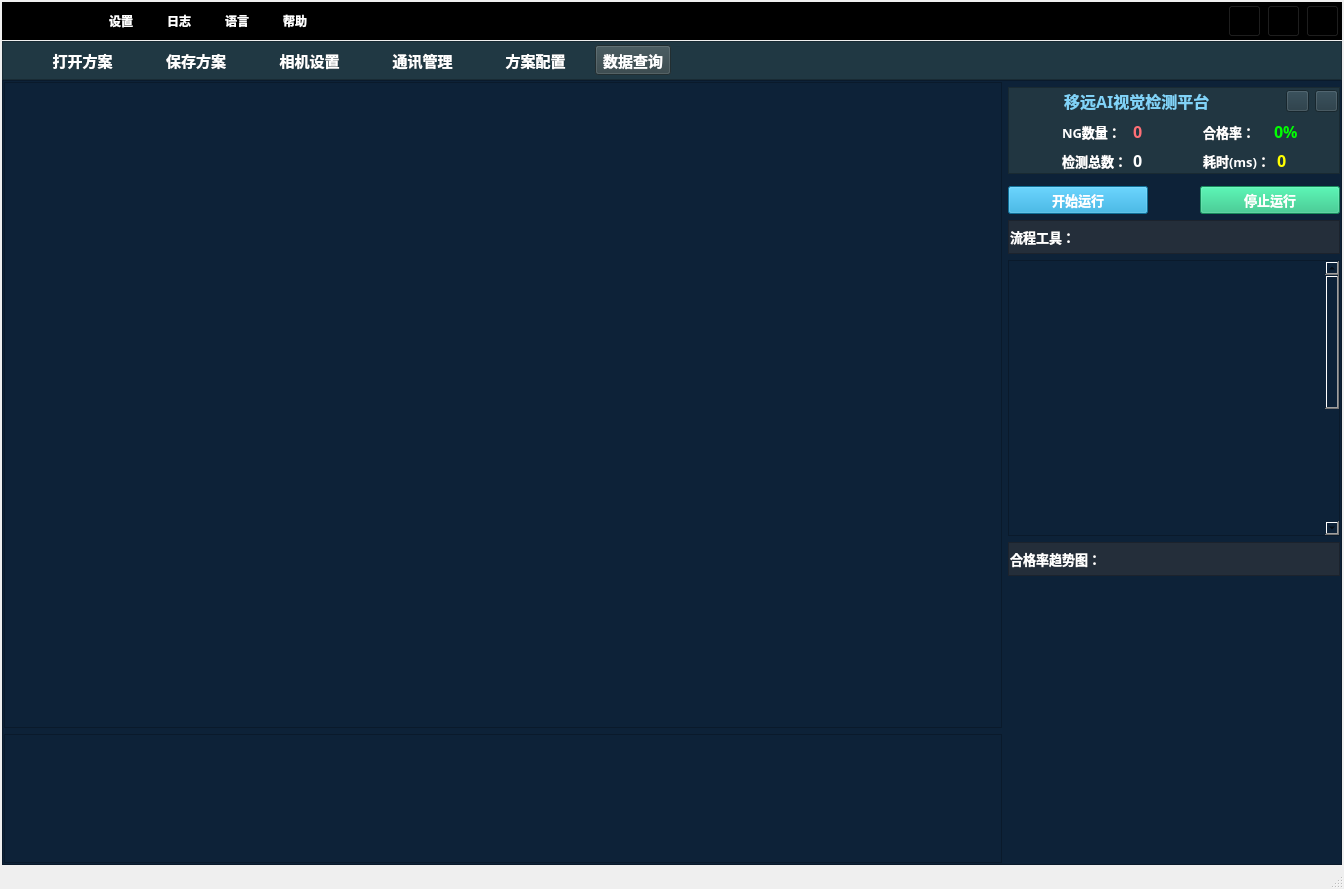
<?xml version="1.0" encoding="UTF-8"?>
<ui version="4.0">
 <class>QtToolTestClass</class>
 <widget class="QMainWindow" name="QtToolTestClass">
  <property name="geometry">
   <rect>
    <x>0</x>
    <y>0</y>
    <width>1344</width>
    <height>889</height>
   </rect>
  </property>
  <property name="windowTitle">
   <string>QtToolTest</string>
  </property>
  <widget class="QWidget" name="centralWidget">
   <layout class="QGridLayout" name="gridLayout_3">
    <property name="leftMargin">
     <number>2</number>
    </property>
    <property name="topMargin">
     <number>2</number>
    </property>
    <property name="rightMargin">
     <number>2</number>
    </property>
    <property name="bottomMargin">
     <number>2</number>
    </property>
    <property name="spacing">
     <number>2</number>
    </property>
    <item row="0" column="0">
     <layout class="QVBoxLayout" name="verticalLayout_13" stretch="1,10">
      <property name="spacing">
       <number>0</number>
      </property>
      <item>
       <layout class="QVBoxLayout" name="verticalLayout_12" stretch="1,2">
        <property name="spacing">
         <number>1</number>
        </property>
        <item>
         <widget class="QFrame" name="frame_3">
          <property name="styleSheet">
           <string notr="true">background-color: rgb(0, 0, 0);</string>
          </property>
          <property name="frameShape">
           <enum>QFrame::StyledPanel</enum>
          </property>
          <property name="frameShadow">
           <enum>QFrame::Raised</enum>
          </property>
          <layout class="QGridLayout" name="gridLayout">
           <property name="leftMargin">
            <number>2</number>
           </property>
           <property name="topMargin">
            <number>2</number>
           </property>
           <property name="rightMargin">
            <number>2</number>
           </property>
           <property name="bottomMargin">
            <number>2</number>
           </property>
           <property name="spacing">
            <number>2</number>
           </property>
           <item row="0" column="0">
            <layout class="QHBoxLayout" name="horizontalLayout_18" stretch="1,1,2,20,1">
             <item>
              <layout class="QHBoxLayout" name="horizontalLayout_17" stretch="1,10">
               <item>
                <widget class="QLabel" name="label_10">
                 <property name="sizePolicy">
                  <sizepolicy hsizetype="Expanding" vsizetype="Expanding">
                   <horstretch>0</horstretch>
                   <verstretch>0</verstretch>
                  </sizepolicy>
                 </property>
                 <property name="maximumSize">
                  <size>
                   <width>100</width>
                   <height>30</height>
                  </size>
                 </property>
                 <property name="text">
                  <string/>
                 </property>
                 <property name="pixmap">
                  <pixmap>../../../robert/MatchTest/Resources/Quectel LOGO-20220215.png</pixmap>
                 </property>
                 <property name="scaledContents">
                  <bool>true</bool>
                 </property>
                </widget>
               </item>
               <item>
                <spacer name="horizontalSpacer_6">
                 <property name="orientation">
                  <enum>Qt::Horizontal</enum>
                 </property>
                 <property name="sizeHint" stdset="0">
                  <size>
                   <width>638</width>
                   <height>20</height>
                  </size>
                 </property>
                </spacer>
               </item>
              </layout>
             </item>
             <item>
              <spacer name="horizontalSpacer_4">
               <property name="orientation">
                <enum>Qt::Horizontal</enum>
               </property>
               <property name="sizeHint" stdset="0">
                <size>
                 <width>40</width>
                 <height>20</height>
                </size>
               </property>
              </spacer>
             </item>
             <item>
              <layout class="QHBoxLayout" name="horizontalLayout_28" stretch="1,1,1,1">
               <property name="spacing">
                <number>20</number>
               </property>
               <item>
                <widget class="QToolButton" name="toolButton_4">
                 <property name="font">
                  <font>
                   <family>微软雅黑</family>
                   <weight>75</weight>
                   <bold>true</bold>
                  </font>
                 </property>
                 <property name="layoutDirection">
                  <enum>Qt::LeftToRight</enum>
                 </property>
                 <property name="styleSheet">
                  <string notr="true">color: rgb(255, 255, 255);
background-color: rgb(0, 0, 0);</string>
                 </property>
                 <property name="text">
                  <string>设置</string>
                 </property>
                 <property name="toolButtonStyle">
                  <enum>Qt::ToolButtonTextOnly</enum>
                 </property>
                 <property name="autoRaise">
                  <bool>true</bool>
                 </property>
                </widget>
               </item>
               <item>
                <widget class="QToolButton" name="toolButton_5">
                 <property name="font">
                  <font>
                   <family>微软雅黑</family>
                   <weight>75</weight>
                   <bold>true</bold>
                  </font>
                 </property>
                 <property name="layoutDirection">
                  <enum>Qt::LeftToRight</enum>
                 </property>
                 <property name="styleSheet">
                  <string notr="true">color: rgb(255, 255, 255);
background-color: rgb(0, 0, 0);</string>
                 </property>
                 <property name="text">
                  <string>日志</string>
                 </property>
                 <property name="toolButtonStyle">
                  <enum>Qt::ToolButtonTextOnly</enum>
                 </property>
                 <property name="autoRaise">
                  <bool>true</bool>
                 </property>
                </widget>
               </item>
               <item>
                <widget class="QToolButton" name="toolButton_6">
                 <property name="font">
                  <font>
                   <family>微软雅黑</family>
                   <weight>75</weight>
                   <bold>true</bold>
                  </font>
                 </property>
                 <property name="layoutDirection">
                  <enum>Qt::LeftToRight</enum>
                 </property>
                 <property name="styleSheet">
                  <string notr="true">color: rgb(255, 255, 255);
background-color: rgb(0, 0, 0);</string>
                 </property>
                 <property name="text">
                  <string>语言</string>
                 </property>
                 <property name="toolButtonStyle">
                  <enum>Qt::ToolButtonTextOnly</enum>
                 </property>
                 <property name="autoRaise">
                  <bool>true</bool>
                 </property>
                </widget>
               </item>
               <item>
                <widget class="QToolButton" name="toolButton_7">
                 <property name="font">
                  <font>
                   <family>微软雅黑</family>
                   <weight>75</weight>
                   <bold>true</bold>
                  </font>
                 </property>
                 <property name="layoutDirection">
                  <enum>Qt::LeftToRight</enum>
                 </property>
                 <property name="styleSheet">
                  <string notr="true">color: rgb(255, 255, 255);
background-color: rgb(0, 0, 0);</string>
                 </property>
                 <property name="text">
                  <string>帮助</string>
                 </property>
                 <property name="toolButtonStyle">
                  <enum>Qt::ToolButtonTextOnly</enum>
                 </property>
                 <property name="autoRaise">
                  <bool>true</bool>
                 </property>
                </widget>
               </item>
              </layout>
             </item>
             <item>
              <spacer name="horizontalSpacer_7">
               <property name="orientation">
                <enum>Qt::Horizontal</enum>
               </property>
               <property name="sizeHint" stdset="0">
                <size>
                 <width>678</width>
                 <height>20</height>
                </size>
               </property>
              </spacer>
             </item>
             <item>
              <layout class="QHBoxLayout" name="horizontalLayout_10" stretch="1,11,0">
               <item>
                <widget class="QToolButton" name="toolButton">
                 <property name="autoFillBackground">
                  <bool>false</bool>
                 </property>
                 <property name="text">
                  <string/>
                 </property>
                 <property name="icon">
                  <iconset>
                   <normaloff>../../../robert/MatchTest/Resources/窗口最小化.png</normaloff>../../../robert/MatchTest/Resources/窗口最小化.png</iconset>
                 </property>
                 <property name="iconSize">
                  <size>
                   <width>25</width>
                   <height>25</height>
                  </size>
                 </property>
                </widget>
               </item>
               <item>
                <widget class="QToolButton" name="toolButton_2">
                 <property name="text">
                  <string/>
                 </property>
                 <property name="icon">
                  <iconset>
                   <normaloff>../../../robert/MatchTest/Resources/expand-全屏化.png</normaloff>../../../robert/MatchTest/Resources/expand-全屏化.png</iconset>
                 </property>
                 <property name="iconSize">
                  <size>
                   <width>25</width>
                   <height>25</height>
                  </size>
                 </property>
                </widget>
               </item>
               <item>
                <widget class="QToolButton" name="toolButton_3">
                 <property name="text">
                  <string/>
                 </property>
                 <property name="icon">
                  <iconset>
                   <normaloff>../../../robert/MatchTest/Resources/关闭.png</normaloff>../../../robert/MatchTest/Resources/关闭.png</iconset>
                 </property>
                 <property name="iconSize">
                  <size>
                   <width>25</width>
                   <height>25</height>
                  </size>
                 </property>
                </widget>
               </item>
              </layout>
             </item>
            </layout>
           </item>
          </layout>
         </widget>
        </item>
        <item>
         <widget class="QFrame" name="frame_4">
          <property name="styleSheet">
           <string notr="true">background-color: rgb(32, 56, 67);</string>
          </property>
          <property name="frameShape">
           <enum>QFrame::StyledPanel</enum>
          </property>
          <property name="frameShadow">
           <enum>QFrame::Raised</enum>
          </property>
          <layout class="QGridLayout" name="gridLayout_4">
           <property name="leftMargin">
            <number>1</number>
           </property>
           <property name="topMargin">
            <number>1</number>
           </property>
           <property name="rightMargin">
            <number>1</number>
           </property>
           <property name="bottomMargin">
            <number>1</number>
           </property>
           <property name="spacing">
            <number>1</number>
           </property>
           <item row="0" column="0">
            <layout class="QHBoxLayout" name="horizontalLayout_4" stretch="1,1,1,1,1,1,6">
             <property name="leftMargin">
              <number>25</number>
             </property>
             <property name="rightMargin">
              <number>25</number>
             </property>
             <item>
              <widget class="QPushButton" name="pushButton_openProject">
               <property name="font">
                <font>
                 <family>Times New Roman</family>
                 <pointsize>11</pointsize>
                 <weight>75</weight>
                 <bold>true</bold>
                </font>
               </property>
               <property name="autoFillBackground">
                <bool>false</bool>
               </property>
               <property name="styleSheet">
                <string notr="true">color: rgb(255, 255,255);
selection-background-color: rgb(145, 145, 145);
background-color: rgb(47, 64, 69);</string>
               </property>
               <property name="text">
                <string>打开方案</string>
               </property>
               <property name="icon">
                <iconset>
                 <normaloff>../../../robert/MatchTest/Resources/打开.png</normaloff>../../../robert/MatchTest/Resources/打开.png</iconset>
               </property>
               <property name="iconSize">
                <size>
                 <width>25</width>
                 <height>25</height>
                </size>
               </property>
               <property name="flat">
                <bool>true</bool>
               </property>
              </widget>
             </item>
             <item>
              <widget class="QPushButton" name="pushButton_saveProject">
               <property name="font">
                <font>
                 <family>Times New Roman</family>
                 <pointsize>11</pointsize>
                 <weight>75</weight>
                 <bold>true</bold>
                </font>
               </property>
               <property name="autoFillBackground">
                <bool>false</bool>
               </property>
               <property name="styleSheet">
                <string notr="true">color: rgb(255, 255,255);
selection-background-color: rgb(145, 145, 145);
background-color: rgb(47, 64, 69);</string>
               </property>
               <property name="text">
                <string>保存方案</string>
               </property>
               <property name="icon">
                <iconset>
                 <normaloff>../../../robert/MatchTest/Resources/保存.png</normaloff>../../../robert/MatchTest/Resources/保存.png</iconset>
               </property>
               <property name="iconSize">
                <size>
                 <width>25</width>
                 <height>25</height>
                </size>
               </property>
               <property name="flat">
                <bool>true</bool>
               </property>
              </widget>
             </item>
             <item>
              <widget class="QPushButton" name="pushButton_camerasetting">
               <property name="font">
                <font>
                 <family>Times New Roman</family>
                 <pointsize>11</pointsize>
                 <weight>75</weight>
                 <bold>true</bold>
                </font>
               </property>
               <property name="autoFillBackground">
                <bool>false</bool>
               </property>
               <property name="styleSheet">
                <string notr="true">color: rgb(255, 255,255);
selection-background-color: rgb(145, 145, 145);
background-color: rgb(47, 64, 69);</string>
               </property>
               <property name="text">
                <string>相机设置</string>
               </property>
               <property name="icon">
                <iconset>
                 <normaloff>../../../robert/MatchTest/Resources/拍照.png</normaloff>../../../robert/MatchTest/Resources/拍照.png</iconset>
               </property>
               <property name="iconSize">
                <size>
                 <width>25</width>
                 <height>25</height>
                </size>
               </property>
               <property name="flat">
                <bool>true</bool>
               </property>
              </widget>
             </item>
             <item>
              <widget class="QPushButton" name="pushButton_5">
               <property name="font">
                <font>
                 <family>Times New Roman</family>
                 <pointsize>11</pointsize>
                 <weight>75</weight>
                 <bold>true</bold>
                </font>
               </property>
               <property name="autoFillBackground">
                <bool>false</bool>
               </property>
               <property name="styleSheet">
                <string notr="true">color: rgb(255, 255,255);
selection-background-color: rgb(145, 145, 145);
background-color: rgb(47, 64, 69);</string>
               </property>
               <property name="text">
                <string>通讯管理</string>
               </property>
               <property name="icon">
                <iconset>
                 <normaloff>../../../robert/MatchTest/Resources/通信管理.png</normaloff>../../../robert/MatchTest/Resources/通信管理.png</iconset>
               </property>
               <property name="iconSize">
                <size>
                 <width>25</width>
                 <height>25</height>
                </size>
               </property>
               <property name="flat">
                <bool>true</bool>
               </property>
              </widget>
             </item>
             <item>
              <widget class="QPushButton" name="pushButton_project">
               <property name="font">
                <font>
                 <family>Times New Roman</family>
                 <pointsize>11</pointsize>
                 <weight>75</weight>
                 <bold>true</bold>
                </font>
               </property>
               <property name="autoFillBackground">
                <bool>false</bool>
               </property>
               <property name="styleSheet">
                <string notr="true">color: rgb(255, 255,255);
selection-background-color: rgb(145, 145, 145);
background-color: rgb(47, 64, 69);</string>
               </property>
               <property name="text">
                <string>方案配置</string>
               </property>
               <property name="icon">
                <iconset>
                 <normaloff>../../../robert/MatchTest/Resources/方案管理.png</normaloff>../../../robert/MatchTest/Resources/方案管理.png</iconset>
               </property>
               <property name="iconSize">
                <size>
                 <width>25</width>
                 <height>25</height>
                </size>
               </property>
               <property name="flat">
                <bool>true</bool>
               </property>
              </widget>
             </item>
             <item>
              <widget class="QToolButton" name="toolButton_dataCheck">
               <property name="font">
                <font>
                 <family>Times New Roman</family>
                 <pointsize>11</pointsize>
                 <weight>75</weight>
                 <bold>true</bold>
                </font>
               </property>
               <property name="styleSheet">
                <string notr="true">color: rgb(255, 255,255);
selection-background-color: rgb(145, 145, 145);
background-color: rgb(47, 64, 69);</string>
               </property>
               <property name="text">
                <string>数据查询</string>
               </property>
               <property name="icon">
                <iconset>
                 <normaloff>../../../robert/MatchTest/Resources/数据查询.png</normaloff>../../../robert/MatchTest/Resources/数据查询.png</iconset>
               </property>
               <property name="iconSize">
                <size>
                 <width>25</width>
                 <height>25</height>
                </size>
               </property>
               <property name="toolButtonStyle">
                <enum>Qt::ToolButtonTextBesideIcon</enum>
               </property>
              </widget>
             </item>
             <item>
              <spacer name="horizontalSpacer_3">
               <property name="orientation">
                <enum>Qt::Horizontal</enum>
               </property>
               <property name="sizeHint" stdset="0">
                <size>
                 <width>98</width>
                 <height>20</height>
                </size>
               </property>
              </spacer>
             </item>
            </layout>
           </item>
          </layout>
         </widget>
        </item>
       </layout>
      </item>
      <item>
       <widget class="QFrame" name="frame_2">
        <property name="styleSheet">
         <string notr="true">background-color: rgb(13, 34, 56);</string>
        </property>
        <property name="frameShape">
         <enum>QFrame::StyledPanel</enum>
        </property>
        <property name="frameShadow">
         <enum>QFrame::Raised</enum>
        </property>
        <layout class="QGridLayout" name="gridLayout_10">
         <property name="leftMargin">
          <number>1</number>
         </property>
         <property name="topMargin">
          <number>1</number>
         </property>
         <property name="rightMargin">
          <number>1</number>
         </property>
         <property name="bottomMargin">
          <number>1</number>
         </property>
         <property name="spacing">
          <number>1</number>
         </property>
         <item row="0" column="0">
          <layout class="QHBoxLayout" name="horizontalLayout_22" stretch="3,1">
           <item>
            <layout class="QVBoxLayout" name="verticalLayout_5" stretch="5,1">
             <item>
              <widget class="QFrame" name="frame">
               <property name="frameShape">
                <enum>QFrame::StyledPanel</enum>
               </property>
               <property name="frameShadow">
                <enum>QFrame::Raised</enum>
               </property>
              </widget>
             </item>
             <item>
              <widget class="QPlainTextEdit" name="plainTextEdit">
               <property name="styleSheet">
                <string notr="true">background-color: rgb(13, 34, 56);</string>
               </property>
              </widget>
             </item>
            </layout>
           </item>
           <item>
            <layout class="QVBoxLayout" name="verticalLayout_11" stretch="1,3,3">
             <property name="spacing">
              <number>6</number>
             </property>
             <property name="topMargin">
              <number>5</number>
             </property>
             <property name="bottomMargin">
              <number>5</number>
             </property>
             <item>
              <layout class="QVBoxLayout" name="verticalLayout_8" stretch="3,1">
               <property name="spacing">
                <number>12</number>
               </property>
               <item>
                <widget class="QFrame" name="frame_7">
                 <property name="styleSheet">
                  <string notr="true">background-color: rgb(33, 54, 65);</string>
                 </property>
                 <property name="frameShape">
                  <enum>QFrame::StyledPanel</enum>
                 </property>
                 <property name="frameShadow">
                  <enum>QFrame::Raised</enum>
                 </property>
                 <layout class="QGridLayout" name="gridLayout_2">
                  <property name="leftMargin">
                   <number>1</number>
                  </property>
                  <property name="topMargin">
                   <number>1</number>
                  </property>
                  <property name="rightMargin">
                   <number>1</number>
                  </property>
                  <property name="bottomMargin">
                   <number>1</number>
                  </property>
                  <property name="spacing">
                   <number>1</number>
                  </property>
                  <item row="0" column="0">
                   <layout class="QHBoxLayout" name="horizontalLayout_9" stretch="1,6">
                    <item>
                     <widget class="QLabel" name="label_result">
                      <property name="sizePolicy">
                       <sizepolicy hsizetype="Expanding" vsizetype="Expanding">
                        <horstretch>0</horstretch>
                        <verstretch>0</verstretch>
                       </sizepolicy>
                      </property>
                      <property name="maximumSize">
                       <size>
                        <width>100</width>
                        <height>100</height>
                       </size>
                      </property>
                      <property name="text">
                       <string/>
                      </property>
                      <property name="pixmap">
                       <pixmap>../../../robert/MatchTest/Resources/ok.png</pixmap>
                      </property>
                      <property name="scaledContents">
                       <bool>true</bool>
                      </property>
                     </widget>
                    </item>
                    <item>
                     <layout class="QVBoxLayout" name="verticalLayout" stretch="1,1,1">
                      <item>
                       <layout class="QHBoxLayout" name="horizontalLayout_8" stretch="0,1,1">
                        <item>
                         <widget class="QLineEdit" name="lineEdit_title">
                          <property name="font">
                           <font>
                            <family>微软雅黑</family>
                            <pointsize>12</pointsize>
                            <weight>75</weight>
                            <bold>true</bold>
                           </font>
                          </property>
                          <property name="styleSheet">
                           <string notr="true">color: rgb(129, 211, 248);
background-color: rgb(33, 54, 65);
gridline-color: rgb(33, 54, 65);</string>
                          </property>
                          <property name="text">
                           <string>移远AI视觉检测平台</string>
                          </property>
                          <property name="frame">
                           <bool>false</bool>
                          </property>
                          <property name="readOnly">
                           <bool>true</bool>
                          </property>
                         </widget>
                        </item>
                        <item>
                         <widget class="QToolButton" name="toolButton_reSet">
                          <property name="text">
                           <string/>
                          </property>
                          <property name="icon">
                           <iconset>
                            <normaloff>../../../robert/MatchTest/Resources/复位1.png</normaloff>../../../robert/MatchTest/Resources/复位1.png</iconset>
                          </property>
                          <property name="iconSize">
                           <size>
                            <width>15</width>
                            <height>15</height>
                           </size>
                          </property>
                         </widget>
                        </item>
                        <item>
                         <widget class="QToolButton" name="toolButton_Edit">
                          <property name="text">
                           <string/>
                          </property>
                          <property name="icon">
                           <iconset>
                            <normaloff>../../../robert/MatchTest/Resources/编辑.png</normaloff>../../../robert/MatchTest/Resources/编辑.png</iconset>
                          </property>
                          <property name="iconSize">
                           <size>
                            <width>15</width>
                            <height>15</height>
                           </size>
                          </property>
                         </widget>
                        </item>
                       </layout>
                      </item>
                      <item>
                       <layout class="QHBoxLayout" name="horizontalLayout_6" stretch="1,1">
                        <item>
                         <layout class="QHBoxLayout" name="horizontalLayout" stretch="1,1">
                          <item>
                           <widget class="QLabel" name="label_9">
                            <property name="font">
                             <font>
                              <family>微软雅黑</family>
                              <pointsize>10</pointsize>
                              <weight>75</weight>
                              <bold>true</bold>
                             </font>
                            </property>
                            <property name="styleSheet">
                             <string notr="true">color: rgb(255, 255, 255);</string>
                            </property>
                            <property name="text">
                             <string>NG数量：</string>
                            </property>
                           </widget>
                          </item>
                          <item>
                           <widget class="QLabel" name="label_NG">
                            <property name="font">
                             <font>
                              <family>微软雅黑</family>
                              <pointsize>12</pointsize>
                              <weight>75</weight>
                              <bold>true</bold>
                             </font>
                            </property>
                            <property name="styleSheet">
                             <string notr="true">color: rgb(255, 111, 118);</string>
                            </property>
                            <property name="text">
                             <string>0</string>
                            </property>
                           </widget>
                          </item>
                         </layout>
                        </item>
                        <item>
                         <layout class="QHBoxLayout" name="horizontalLayout_2" stretch="1,1">
                          <item>
                           <widget class="QLabel" name="label_15">
                            <property name="font">
                             <font>
                              <family>微软雅黑</family>
                              <pointsize>10</pointsize>
                              <weight>75</weight>
                              <bold>true</bold>
                             </font>
                            </property>
                            <property name="styleSheet">
                             <string notr="true">color: rgb(255, 255, 255);</string>
                            </property>
                            <property name="text">
                             <string>合格率：</string>
                            </property>
                           </widget>
                          </item>
                          <item>
                           <widget class="QLabel" name="label_OKrate">
                            <property name="font">
                             <font>
                              <family>微软雅黑</family>
                              <pointsize>12</pointsize>
                              <weight>75</weight>
                              <bold>true</bold>
                             </font>
                            </property>
                            <property name="styleSheet">
                             <string notr="true">color: rgb(0, 255, 0);</string>
                            </property>
                            <property name="text">
                             <string>0%</string>
                            </property>
                           </widget>
                          </item>
                         </layout>
                        </item>
                       </layout>
                      </item>
                      <item>
                       <layout class="QHBoxLayout" name="horizontalLayout_7" stretch="1,1">
                        <item>
                         <layout class="QHBoxLayout" name="horizontalLayout_3" stretch="1,1">
                          <item>
                           <widget class="QLabel" name="label_17">
                            <property name="font">
                             <font>
                              <family>微软雅黑</family>
                              <pointsize>10</pointsize>
                              <weight>75</weight>
                              <bold>true</bold>
                             </font>
                            </property>
                            <property name="styleSheet">
                             <string notr="true">color: rgb(255, 255, 255);</string>
                            </property>
                            <property name="text">
                             <string>检测总数：</string>
                            </property>
                           </widget>
                          </item>
                          <item>
                           <widget class="QLabel" name="label_AllCount">
                            <property name="font">
                             <font>
                              <family>微软雅黑</family>
                              <pointsize>12</pointsize>
                              <weight>75</weight>
                              <bold>true</bold>
                             </font>
                            </property>
                            <property name="styleSheet">
                             <string notr="true">color: rgb(255, 255, 255);</string>
                            </property>
                            <property name="text">
                             <string>0</string>
                            </property>
                           </widget>
                          </item>
                         </layout>
                        </item>
                        <item>
                         <layout class="QHBoxLayout" name="horizontalLayout_5" stretch="1,1">
                          <item>
                           <widget class="QLabel" name="label_19">
                            <property name="font">
                             <font>
                              <family>微软雅黑</family>
                              <pointsize>10</pointsize>
                              <weight>75</weight>
                              <bold>true</bold>
                             </font>
                            </property>
                            <property name="styleSheet">
                             <string notr="true">color: rgb(255, 255, 255);</string>
                            </property>
                            <property name="text">
                             <string>耗时(ms)：</string>
                            </property>
                           </widget>
                          </item>
                          <item>
                           <widget class="QLabel" name="label_costTime">
                            <property name="font">
                             <font>
                              <family>微软雅黑</family>
                              <pointsize>12</pointsize>
                              <weight>75</weight>
                              <bold>true</bold>
                             </font>
                            </property>
                            <property name="styleSheet">
                             <string notr="true">color: rgb(255, 255, 0);</string>
                            </property>
                            <property name="text">
                             <string>0</string>
                            </property>
                           </widget>
                          </item>
                         </layout>
                        </item>
                       </layout>
                      </item>
                     </layout>
                    </item>
                   </layout>
                  </item>
                 </layout>
                </widget>
               </item>
               <item>
                <layout class="QHBoxLayout" name="horizontalLayout_29" stretch="3,1,3">
                 <item>
                  <widget class="QPushButton" name="pushButton_run">
                   <property name="font">
                    <font>
                     <family>微软雅黑</family>
                     <pointsize>10</pointsize>
                     <weight>75</weight>
                     <bold>true</bold>
                    </font>
                   </property>
                   <property name="styleSheet">
                    <string notr="true">background-color: rgb(23, 157, 213);
color: rgb(255, 255, 255);</string>
                   </property>
                   <property name="text">
                    <string>开始运行</string>
                   </property>
                   <property name="icon">
                    <iconset>
                     <normaloff>../../../robert/MatchTest/Resources/运行.png</normaloff>../../../robert/MatchTest/Resources/运行.png</iconset>
                   </property>
                   <property name="iconSize">
                    <size>
                     <width>30</width>
                     <height>30</height>
                    </size>
                   </property>
                  </widget>
                 </item>
                 <item>
                  <spacer name="horizontalSpacer_2">
                   <property name="orientation">
                    <enum>Qt::Horizontal</enum>
                   </property>
                   <property name="sizeHint" stdset="0">
                    <size>
                     <width>40</width>
                     <height>20</height>
                    </size>
                   </property>
                  </spacer>
                 </item>
                 <item>
                  <widget class="QPushButton" name="pushButton_stop">
                   <property name="font">
                    <font>
                     <family>微软雅黑</family>
                     <pointsize>10</pointsize>
                     <weight>75</weight>
                     <bold>true</bold>
                    </font>
                   </property>
                   <property name="styleSheet">
                    <string notr="true">color: rgb(255, 255, 255);
background-color: rgb(32, 193, 127);</string>
                   </property>
                   <property name="text">
                    <string>停止运行</string>
                   </property>
                   <property name="icon">
                    <iconset>
                     <normaloff>../../../robert/MatchTest/Resources/停止.png</normaloff>../../../robert/MatchTest/Resources/停止.png</iconset>
                   </property>
                   <property name="iconSize">
                    <size>
                     <width>30</width>
                     <height>30</height>
                    </size>
                   </property>
                  </widget>
                 </item>
                </layout>
               </item>
              </layout>
             </item>
             <item>
              <layout class="QVBoxLayout" name="verticalLayout_9" stretch="1,8">
               <item>
                <widget class="QFrame" name="frame_9">
                 <property name="styleSheet">
                  <string notr="true">background-color: rgb(36, 46, 58);</string>
                 </property>
                 <property name="frameShape">
                  <enum>QFrame::StyledPanel</enum>
                 </property>
                 <property name="frameShadow">
                  <enum>QFrame::Raised</enum>
                 </property>
                 <layout class="QGridLayout" name="gridLayout_7">
                  <property name="leftMargin">
                   <number>1</number>
                  </property>
                  <property name="topMargin">
                   <number>1</number>
                  </property>
                  <property name="rightMargin">
                   <number>1</number>
                  </property>
                  <property name="bottomMargin">
                   <number>1</number>
                  </property>
                  <property name="spacing">
                   <number>1</number>
                  </property>
                  <item row="0" column="0">
                   <widget class="QLabel" name="label_20">
                    <property name="font">
                     <font>
                      <family>微软雅黑</family>
                      <pointsize>10</pointsize>
                      <weight>75</weight>
                      <bold>true</bold>
                     </font>
                    </property>
                    <property name="styleSheet">
                     <string notr="true">color: rgb(255, 255, 255);</string>
                    </property>
                    <property name="text">
                     <string>流程工具：</string>
                    </property>
                   </widget>
                  </item>
                 </layout>
                </widget>
               </item>
               <item>
                <widget class="QScrollArea" name="scrollArea">
                 <property name="minimumSize">
                  <size>
                   <width>0</width>
                   <height>0</height>
                  </size>
                 </property>
                 <property name="widgetResizable">
                  <bool>true</bool>
                 </property>
                 <widget class="QWidget" name="scrollAreaWidgetContents">
                  <property name="geometry">
                   <rect>
                    <x>0</x>
                    <y>0</y>
                    <width>308</width>
                    <height>500</height>
                   </rect>
                  </property>
                  <property name="minimumSize">
                   <size>
                    <width>250</width>
                    <height>500</height>
                   </size>
                  </property>
                 </widget>
                </widget>
               </item>
              </layout>
             </item>
             <item>
              <layout class="QVBoxLayout" name="verticalLayout_10" stretch="1,8">
               <item>
                <widget class="QFrame" name="frame_10">
                 <property name="styleSheet">
                  <string notr="true">background-color: rgb(36, 46, 58);</string>
                 </property>
                 <property name="frameShape">
                  <enum>QFrame::StyledPanel</enum>
                 </property>
                 <property name="frameShadow">
                  <enum>QFrame::Raised</enum>
                 </property>
                 <layout class="QGridLayout" name="gridLayout_8">
                  <property name="leftMargin">
                   <number>1</number>
                  </property>
                  <property name="topMargin">
                   <number>1</number>
                  </property>
                  <property name="rightMargin">
                   <number>1</number>
                  </property>
                  <property name="bottomMargin">
                   <number>1</number>
                  </property>
                  <property name="spacing">
                   <number>1</number>
                  </property>
                  <item row="0" column="0">
                   <widget class="QLabel" name="label_23">
                    <property name="font">
                     <font>
                      <family>微软雅黑</family>
                      <pointsize>10</pointsize>
                      <weight>75</weight>
                      <bold>true</bold>
                     </font>
                    </property>
                    <property name="styleSheet">
                     <string notr="true">color: rgb(255, 255, 255);</string>
                    </property>
                    <property name="text">
                     <string>合格率趋势图：</string>
                    </property>
                   </widget>
                  </item>
                 </layout>
                </widget>
               </item>
               <item>
                <widget class="QtCharts::QChartView" name="widget" native="true"/>
               </item>
              </layout>
             </item>
            </layout>
           </item>
          </layout>
         </item>
        </layout>
       </widget>
      </item>
     </layout>
    </item>
   </layout>
  </widget>
  <widget class="QStatusBar" name="statusBar"/>
 </widget>
 <layoutdefault spacing="6" margin="11"/>
 <customwidgets>
  <customwidget>
   <class>QtCharts::QChartView</class>
   <extends>QWidget</extends>
   <header location="global">qchartview.h</header>
   <container>1</container>
  </customwidget>
 </customwidgets>
 <resources>
  <include location="QtToolTest.qrc"/>
 </resources>
 <connections/>
</ui>
